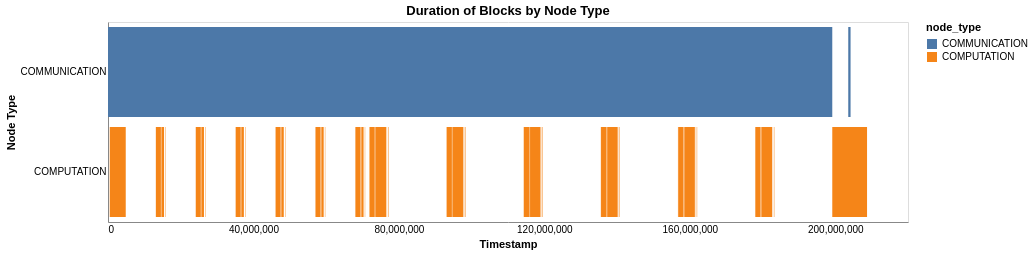
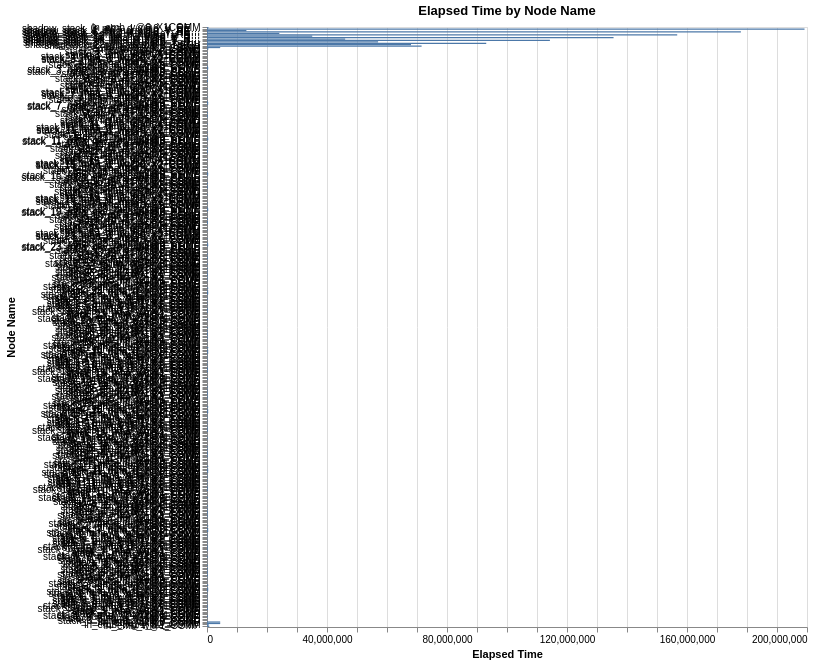

Source (notebook cell) for these figures, in order:
### Markdown cell above
# GPT 3 1300M 2D Torus

### Code cell
df = pd.read_csv("results/GPT_3_1300M/2D_Torus/1_8_2_4_0.csv")
df = get_timings_df(df) #.assign(node_type=lambda d: d["node_type"].map(lambda x: node_types[x]))
df_0 = df.query("sys_id == 0")
df_0_comp = pd.DataFrame.from_dict(get_overlapped_blocks(df_0.query("node_type == 4"))).assign(
    node_type="COMPUTATION"
)
df_0_comm = pd.DataFrame.from_dict(get_overlapped_blocks(df_0.query("node_type in (5, 6, 7)"))).assign(
    node_type="COMMUNICATION"
)
df_0_blocks = pd.concat([df_0_comp, df_0_comm])
display(plot_overlapped_blocks(df_0_blocks))
display(plot_elapsed_times(df, max_height=600))

### Figure 1 — Vega-Lite specification as saved in the notebook (floating-point values rounded to 4 significant figures)
{"config": {"view": {"continuousWidth": 300, "continuousHeight": 300}, "axis": {"grid": false, "ticks": false}}, "data": {"name": "data-205f16fc7723922c87aeff7498847af8"}, "mark": {"type": "bar"}, "encoding": {"color": {"field": "node_type", "type": "nominal"}, "x": {"field": "start", "title": "Timestamp", "type": "quantitative"}, "x2": {"field": "end"}, "y": {"field": "node_type", "title": "Node Type", "type": "nominal"}}, "height": 200, "params": [{"name": "param_17", "select": {"type": "interval", "encodings": ["x", "y"]}, "bind": "scales"}], "title": "Duration of Blocks by Node Type", "width": 800, "$schema": "https://vega.github.io/schema/vega-lite/v5.20.1.json", "datasets": {"data-205f16fc7723922c87aeff7498847af8": [{"start": 0, "end": 0, "node_type": "COMPUTATION"}, {"start": 483368, "end": 4878708, "node_type": "COMPUTATION"}, {"start": 13154491, "end": 14549094, "node_type": "COMPUTATION"}, {"start": 14635606, "end": 14803377, "node_type": "COMPUTATION"}, {"start": 14826985, "end": 15414187, "node_type": "COMPUTATION"}, {"start": 15748043, "end": 15852900, "node_type": "COMPUTATION"}, {"start": 24128683, "end": 25523286, "node_type": "COMPUTATION"}, {"start": 25609798, "end": 25777569, "node_type": "COMPUTATION"}, {"start": 25801177, "end": 26388379, "node_type": "COMPUTATION"}, {"start": 26722235, "end": 26827092, "node_type": "COMPUTATION"}, {"start": 35102875, "end": 36497478, "node_type": "COMPUTATION"}, {"start": 36583990, "end": 36751761, "node_type": "COMPUTATION"}, {"start": 36775369, "end": 37362571, "node_type": "COMPUTATION"}, {"start": 37696427, "end": 37801284, "node_type": "COMPUTATION"}, {"start": 46077067, "end": 47471670, "node_type": "COMPUTATION"}, {"start": 47558182, "end": 47725953, "node_type": "COMPUTATION"}, {"start": 47749561, "end": 48336763, "node_type": "COMPUTATION"}, {"start": 48670619, "end": 48775476, "node_type": "COMPUTATION"}, {"start": 57051259, "end": 58445862, "node_type": "COMPUTATION"}, {"start": 58532374, "end": 58700145, "node_type": "COMPUTATION"}, {"start": 58723753, "end": 59310955, "node_type": "COMPUTATION"}, {"start": 59644811, "end": 59749668, "node_type": "COMPUTATION"}, {"start": 68025451, "end": 69420054, "node_type": "COMPUTATION"}, {"start": 69506566, "end": 69674337, "node_type": "COMPUTATION"}, {"start": 69697945, "end": 70285147, "node_type": "COMPUTATION"}, {"start": 70619003, "end": 70723860, "node_type": "COMPUTATION"}, {"start": 71858792, "end": 71900735, "node_type": "COMPUTATION"}, {"start": 71924343, "end": 73350405, "node_type": "COMPUTATION"}, {"start": 73432603, "end": 73600374, "node_type": "COMPUTATION"}, {"start": 73623982, "end": 76507559, "node_type": "COMPUTATION"}, {"start": 76682442, "end": 76745356, "node_type": "COMPUTATION"}, {"start": 77016298, "end": 77142126, "node_type": "COMPUTATION"}, {"start": 93078252, "end": 93120195, "node_type": "COMPUTATION"}, {"start": 93143803, "end": 94569865, "node_type": "COMPUTATION"}, {"start": 94652063, "end": 94819834, "node_type": "COMPUTATION"}, {"start": 94843442, "end": 97727019, "node_type": "COMPUTATION"}, {"start": 97901902, "end": 97964816, "node_type": "COMPUTATION"}, {"start": 98235758, "end": 98361586, "node_type": "COMPUTATION"}, {"start": 114297712, "end": 114339655, "node_type": "COMPUTATION"}, {"start": 114363263, "end": 115789325, "node_type": "COMPUTATION"}, {"start": 115871523, "end": 116039294, "node_type": "COMPUTATION"}, {"start": 116062902, "end": 118946479, "node_type": "COMPUTATION"}, {"start": 119121362, "end": 119184276, "node_type": "COMPUTATION"}, {"start": 119455218, "end": 119581046, "node_type": "COMPUTATION"}, {"start": 135517172, "end": 135559115, "node_type": "COMPUTATION"}, {"start": 135582723, "end": 137008785, "node_type": "COMPUTATION"}, {"start": 137090983, "end": 137258754, "node_type": "COMPUTATION"}, {"start": 137282362, "end": 140165939, "node_type": "COMPUTATION"}, {"start": 140340822, "end": 140403736, "node_type": "COMPUTATION"}, {"start": 140674678, "end": 140800506, "node_type": "COMPUTATION"}, {"start": 156736632, "end": 156778575, "node_type": "COMPUTATION"}, {"start": 156802183, "end": 158228245, "node_type": "COMPUTATION"}, {"start": 158310443, "end": 158478214, "node_type": "COMPUTATION"}, {"start": 158501822, "end": 161385399, "node_type": "COMPUTATION"}, {"start": 161560282, "end": 161623196, "node_type": "COMPUTATION"}, {"start": 161894138, "end": 162019966, "node_type": "COMPUTATION"}, {"start": 177956092, "end": 177998035, "node_type": "COMPUTATION"}, {"start": 178021643, "end": 179447705, "node_type": "COMPUTATION"}, {"start": 179529903, "end": 179697674, "node_type": "COMPUTATION"}, {"start": 179721282, "end": 182604859, "node_type": "COMPUTATION"}, {"start": 182779742, "end": 182842656, "node_type": "COMPUTATION"}, {"start": 183113598, "end": 183239426, "node_type": "COMPUTATION"}, {"start": 199175552, "end": 208738179, "node_type": "COMPUTATION"}, {"start": 0, "end": 199175552, "node_type": "COMMUNICATION"}, {"start": 203570892, "end": 204204620, "node_type": "COMMUNICATION"}]}}

### Figure 2 — Vega-Lite specification as saved in the notebook (floating-point values rounded to 4 significant figures; data arrays with more than 128 entries replaced by an {"elided": "..."} marker saying what was removed)
{"config": {"view": {"continuousWidth": 300, "continuousHeight": 300}, "axis": {"labelFontSize": 10}}, "data": {"name": "data-70844fe97fe06f75f4d2940f449e121a"}, "mark": {"type": "bar"}, "encoding": {"tooltip": [{"field": "node_name", "type": "nominal"}, {"field": "elapsed_time", "type": "quantitative"}, {"field": "tick_issue", "type": "quantitative"}], "x": {"field": "elapsed_time", "title": "Elapsed Time", "type": "quantitative"}, "y": {"field": "node_name", "sort": {"field": "tick_issue", "order": "ascending"}, "title": "Node Name", "type": "nominal"}}, "height": 600, "params": [{"name": "param_18", "select": {"type": "interval", "encodings": ["x", "y"]}, "bind": "scales"}], "title": "Elapsed Time by Node Name", "width": 600, "$schema": "https://vega.github.io/schema/vega-lite/v5.20.1.json", "datasets": {"data-70844fe97fe06f75f4d2940f449e121a": {"elided": "424 records"}}}
